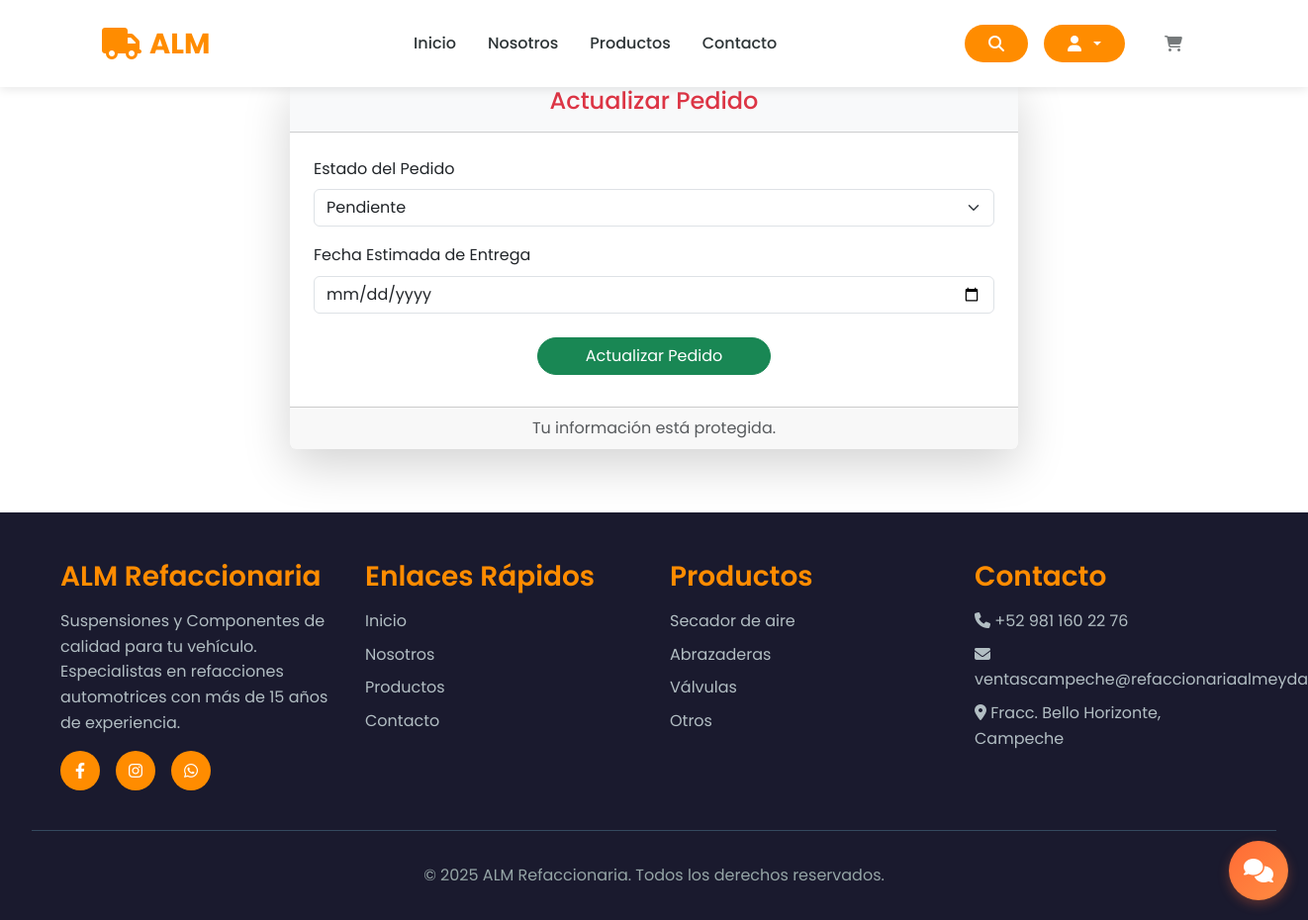
Page /gestion/orders/104/update/ (signed in) on the earlier database version.
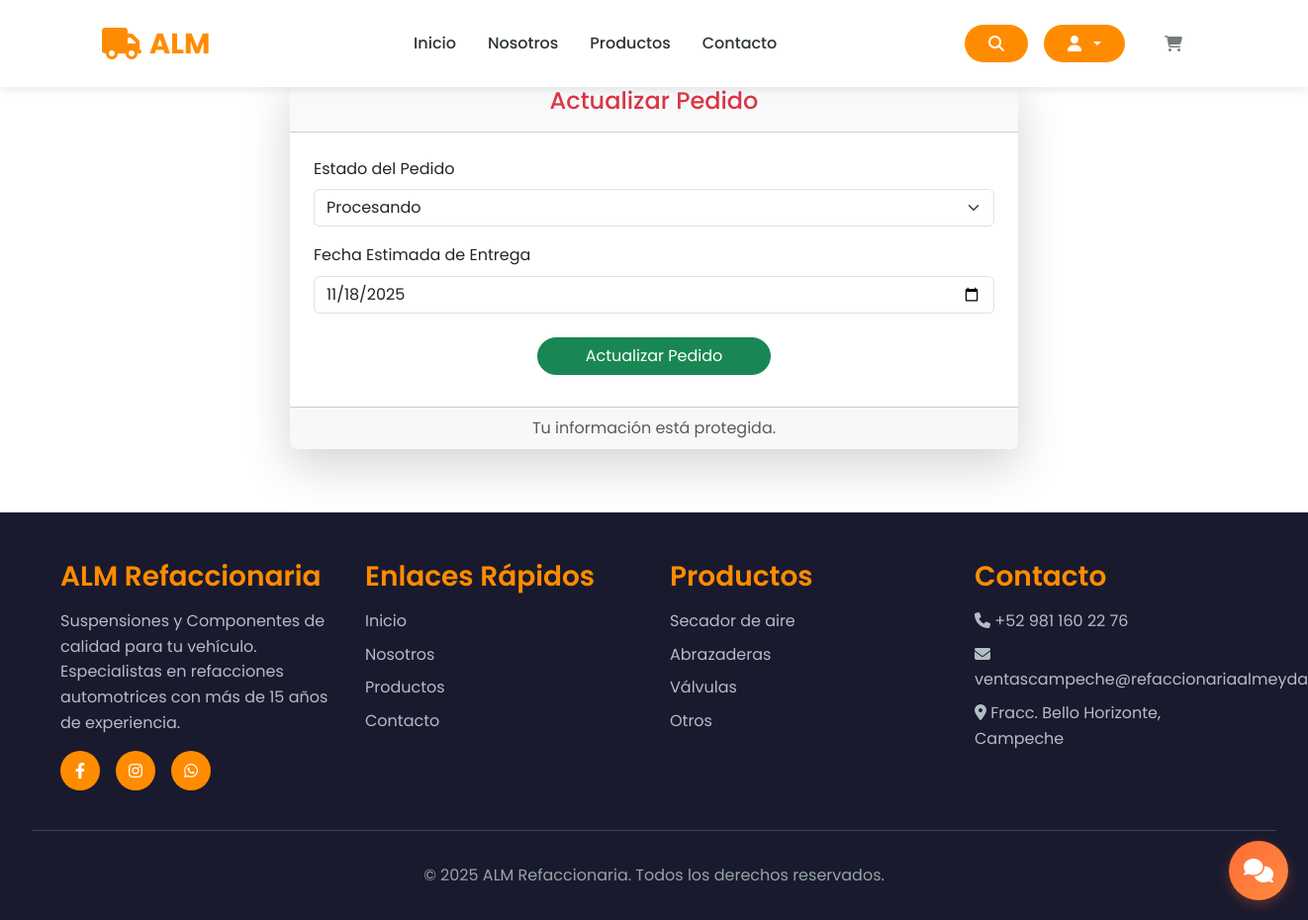
Same page on the later database version.
### store/models.py (models this page shows, shortened)
class Order(models.Model):
    STATUS_CHOICES = [
        ('Pendiente', 'Pendiente'),
        ('Procesando', 'Procesando'),
        ('Enviado', 'Enviado'),
        ('Entregado', 'Entregado'),
        ('Cancelado', 'Cancelado'),
    ]
    customer = models.ForeignKey(Customer, on_delete=models.SET_NULL, null=True, blank=True)
    date_ordered = models.DateTimeField(auto_now_add=True)
    complete = models.BooleanField(default=False)
    transaction_id = models.CharField(max_length=200, null=True)
    status = models.CharField(max_length=20, choices=STATUS_CHOICES, default='Pendiente')
    estimated_delivery = models.DateField(null=True, blank=True)
    custom_message = models.TextField(null=True, blank=True)
    @property
    def get_cart_items(self):
        return sum(item.quantity for item in self.orderitem_set.all())

### store/views.py (the view)
# urls.py: path('gestion/orders/<int:order_id>/update/', views.update_order_status, name='update_order_status'),
@staff_member_required
def update_order_status(request, order_id):
    data = cartData(request)
    cartItems = data['cartItems']
    order = get_object_or_404(Order, id=order_id)
    if request.method == 'POST':
        form = OrderUpdateForm(request.POST, instance=order)
        if form.is_valid():
            form.save()
            messages.success(request, 'El pedido ha sido actualizado correctamente.')
            return redirect('admin_order_list')
    else:
        form = OrderUpdateForm(instance=order)
    return render(request, 'store/update_order.html', {'form': form, 'order': order, 'cartItems':cartItems})

### store/forms.py
class OrderUpdateForm(forms.ModelForm):
    estimated_delivery = forms.DateField(
        widget=forms.DateInput(attrs={'type': 'date', 'class': 'form-control'}),
        required=False
    )
    class Meta:
        model = Order
        fields = ['status', 'estimated_delivery']
        widgets = {
            'status': forms.Select(attrs={'class': 'form-select'}),
        }

### store/utils.py (called while the page is built)
def cartData(request):
    if request.user.is_authenticated:
        try:
            customer = request.user.customer
            order, created = Order.objects.get_or_create(customer=customer, complete=False)
            items = order.orderitem_set.all()
            cartItems = order.get_cart_items
        except Customer.DoesNotExist:
            items = []
            order = {'get_cart_total': 0, 'get_cart_items': 0, 'shipping': False}
            cartItems = 0
    else:
        items = []
        order = {'get_cart_total': 0, 'get_cart_items': 0, 'shipping': False}
        cartItems = 0
    return {'cartItems': cartItems, 'order': order, 'items': items}

### store/templates/store/update_order.html (shortened to what this page needs)
{% extends 'store/main.html' %}
{% load static %}
{% block content %}
<section>
    <div class="container mt-4">
        <div class="row justify-content-center">
            <div class="col-md-8">
                <div class="card border-0 shadow-lg">
                    <div class="card-header bg-light text-center text-danger">
                        <h4>Actualizar Pedido</h4>
                    </div>
                    <form method="post" enctype="multipart/form-data" class="p-4">
                        <div class="mb-3">
                            <label for="{{ form.status.id_for_label }}" class="form-label">Estado del Pedido</label>
                            {{ form.status }}
                        </div>
                        <div class="mb-3">
                            <label for="{{ form.estimated_delivery.id_for_label }}" class="form-label">Fecha Estimada de Entrega</label>
                            {{ form.estimated_delivery }}
                        </div>
                        <div class="text-center mt-4">
                            <button type="submit" class="btn btn-success px-5 rounded-pill">Actualizar Pedido</button>
                        </div>
                    </form>
                    <div class="card-footer text-center text-muted mt-2">
                        Tu información está protegida.
                    </div>
                </div>
            </div>
        </div>
    </div>
</section>
{% endblock content %}

Differences in the rows shown:
changed Order: status "Pendiente" → "Procesando"; estimated_delivery (not shown) → "11/18/2025"
